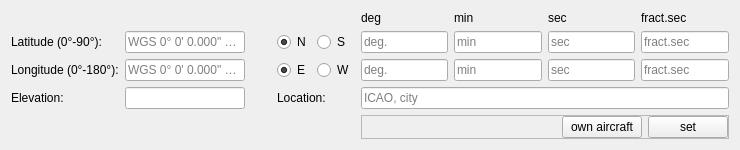
<?xml version="1.0" encoding="UTF-8"?>
<ui version="4.0">
 <class>CCoordinateForm</class>
 <widget class="QFrame" name="CCoordinateForm">
  <property name="geometry">
   <rect>
    <x>0</x>
    <y>0</y>
    <width>740</width>
    <height>144</height>
   </rect>
  </property>
  <property name="windowTitle">
   <string>Frame</string>
  </property>
  <layout class="QGridLayout" name="gl_CoordinateSelector">
   <item row="3" column="2">
    <widget class="BlackGui::CTickLabel" name="lblp_ElvCheck">
     <property name="minimumSize">
      <size>
       <width>20</width>
       <height>0</height>
      </size>
     </property>
     <property name="text">
      <string/>
     </property>
    </widget>
   </item>
   <item row="2" column="5">
    <widget class="QLineEdit" name="le_LngDeg">
     <property name="placeholderText">
      <string>deg.</string>
     </property>
    </widget>
   </item>
   <item row="2" column="8">
    <widget class="QLineEdit" name="le_LngSecFrag">
     <property name="placeholderText">
      <string>fract.sec</string>
     </property>
    </widget>
   </item>
   <item row="2" column="3">
    <widget class="QRadioButton" name="rb_E">
     <property name="text">
      <string>E</string>
     </property>
     <property name="checked">
      <bool>true</bool>
     </property>
     <attribute name="buttonGroup">
      <string notr="true">bg_EW</string>
     </attribute>
    </widget>
   </item>
   <item row="1" column="3">
    <widget class="QRadioButton" name="rb_N">
     <property name="text">
      <string>N</string>
     </property>
     <property name="checked">
      <bool>true</bool>
     </property>
     <attribute name="buttonGroup">
      <string notr="true">bg_NS</string>
     </attribute>
    </widget>
   </item>
   <item row="1" column="6">
    <widget class="QLineEdit" name="le_LatMin">
     <property name="placeholderText">
      <string>min</string>
     </property>
    </widget>
   </item>
   <item row="3" column="5" colspan="4">
    <widget class="QLineEdit" name="le_Location">
     <property name="placeholderText">
      <string>ICAO, city</string>
     </property>
    </widget>
   </item>
   <item row="1" column="8">
    <widget class="QLineEdit" name="le_LatSecFrag">
     <property name="placeholderText">
      <string>fract.sec</string>
     </property>
    </widget>
   </item>
   <item row="1" column="0">
    <widget class="QLabel" name="lbl_Latitude">
     <property name="text">
      <string>Latitude (0°-90°):</string>
     </property>
    </widget>
   </item>
   <item row="2" column="7">
    <widget class="QLineEdit" name="le_LngSec">
     <property name="placeholderText">
      <string>sec</string>
     </property>
    </widget>
   </item>
   <item row="1" column="1">
    <widget class="QLineEdit" name="le_Latitude">
     <property name="minimumSize">
      <size>
       <width>120</width>
       <height>0</height>
      </size>
     </property>
     <property name="placeholderText">
      <string>WGS 0° 0' 0.000&quot; N/S</string>
     </property>
    </widget>
   </item>
   <item row="2" column="2">
    <widget class="BlackGui::CTickLabel" name="lblp_LngCheck">
     <property name="text">
      <string/>
     </property>
    </widget>
   </item>
   <item row="2" column="0">
    <widget class="QLabel" name="lbl_Longitude">
     <property name="text">
      <string>Longitude (0°-180°):</string>
     </property>
    </widget>
   </item>
   <item row="2" column="1">
    <widget class="QLineEdit" name="le_Longitude">
     <property name="minimumSize">
      <size>
       <width>120</width>
       <height>0</height>
      </size>
     </property>
     <property name="placeholderText">
      <string>WGS 0° 0' 0.000&quot; E/W</string>
     </property>
    </widget>
   </item>
   <item row="3" column="0">
    <widget class="QLabel" name="lbl_Elevation">
     <property name="text">
      <string>Elevation:</string>
     </property>
    </widget>
   </item>
   <item row="1" column="7">
    <widget class="QLineEdit" name="le_LatSec">
     <property name="placeholderText">
      <string>sec</string>
     </property>
    </widget>
   </item>
   <item row="1" column="2">
    <widget class="BlackGui::CTickLabel" name="lblp_LatCheck">
     <property name="text">
      <string/>
     </property>
    </widget>
   </item>
   <item row="3" column="1">
    <widget class="QLineEdit" name="le_Elevation">
     <property name="minimumSize">
      <size>
       <width>120</width>
       <height>0</height>
      </size>
     </property>
    </widget>
   </item>
   <item row="3" column="3" colspan="2">
    <widget class="QLabel" name="lbl_Location">
     <property name="text">
      <string>Location:</string>
     </property>
    </widget>
   </item>
   <item row="2" column="6">
    <widget class="QLineEdit" name="le_LngMin">
     <property name="placeholderText">
      <string>min</string>
     </property>
    </widget>
   </item>
   <item row="1" column="5">
    <widget class="QLineEdit" name="le_LatDeg">
     <property name="placeholderText">
      <string>deg.</string>
     </property>
    </widget>
   </item>
   <item row="0" column="6">
    <widget class="QLabel" name="lbl_Min">
     <property name="text">
      <string>min</string>
     </property>
    </widget>
   </item>
   <item row="1" column="4">
    <widget class="QRadioButton" name="rb_S">
     <property name="text">
      <string>S</string>
     </property>
     <attribute name="buttonGroup">
      <string notr="true">bg_NS</string>
     </attribute>
    </widget>
   </item>
   <item row="2" column="4">
    <widget class="QRadioButton" name="rb_W">
     <property name="text">
      <string>W</string>
     </property>
     <attribute name="buttonGroup">
      <string notr="true">bg_EW</string>
     </attribute>
    </widget>
   </item>
   <item row="0" column="5">
    <widget class="QLabel" name="lbl_Deg">
     <property name="text">
      <string>deg</string>
     </property>
    </widget>
   </item>
   <item row="0" column="8">
    <widget class="QLabel" name="lbl_FracSec">
     <property name="text">
      <string>fract.sec</string>
     </property>
    </widget>
   </item>
   <item row="0" column="7">
    <widget class="QLabel" name="lbl_Sec">
     <property name="text">
      <string>sec</string>
     </property>
    </widget>
   </item>
   <item row="4" column="5" colspan="4">
    <widget class="QFrame" name="fr_Buttons">
     <property name="frameShape">
      <enum>QFrame::StyledPanel</enum>
     </property>
     <property name="frameShadow">
      <enum>QFrame::Raised</enum>
     </property>
     <layout class="QHBoxLayout" name="hl_Buttons">
      <property name="leftMargin">
       <number>0</number>
      </property>
      <property name="topMargin">
       <number>0</number>
      </property>
      <property name="rightMargin">
       <number>0</number>
      </property>
      <property name="bottomMargin">
       <number>0</number>
      </property>
      <item>
       <spacer name="hs_Buttons">
        <property name="orientation">
         <enum>Qt::Horizontal</enum>
        </property>
        <property name="sizeHint" stdset="0">
         <size>
          <width>40</width>
          <height>20</height>
         </size>
        </property>
       </spacer>
      </item>
      <item>
       <widget class="QPushButton" name="pb_OwnAircraft">
        <property name="text">
         <string> own aircraft </string>
        </property>
       </widget>
      </item>
      <item>
       <widget class="QPushButton" name="pb_Set">
        <property name="text">
         <string>set</string>
        </property>
       </widget>
      </item>
     </layout>
    </widget>
   </item>
  </layout>
 </widget>
 <customwidgets>
  <customwidget>
   <class>BlackGui::CTickLabel</class>
   <extends>QLabel</extends>
   <header>blackgui/ticklabel.h</header>
  </customwidget>
 </customwidgets>
 <tabstops>
  <tabstop>le_Latitude</tabstop>
  <tabstop>rb_N</tabstop>
  <tabstop>rb_S</tabstop>
  <tabstop>le_LatDeg</tabstop>
  <tabstop>le_LatMin</tabstop>
  <tabstop>le_LatSec</tabstop>
  <tabstop>le_LatSecFrag</tabstop>
  <tabstop>le_Longitude</tabstop>
  <tabstop>rb_E</tabstop>
  <tabstop>rb_W</tabstop>
  <tabstop>le_LngDeg</tabstop>
  <tabstop>le_LngMin</tabstop>
  <tabstop>le_LngSec</tabstop>
  <tabstop>le_LngSecFrag</tabstop>
  <tabstop>le_Elevation</tabstop>
  <tabstop>le_Location</tabstop>
  <tabstop>pb_OwnAircraft</tabstop>
  <tabstop>pb_Set</tabstop>
 </tabstops>
 <resources/>
 <connections/>
 <buttongroups>
  <buttongroup name="bg_EW"/>
  <buttongroup name="bg_NS"/>
 </buttongroups>
</ui>
